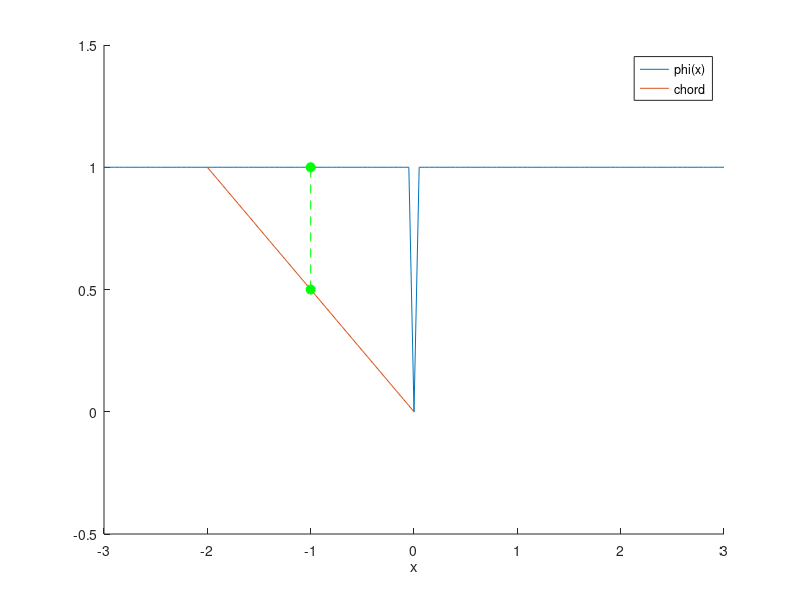

This chart was generated by the following MATLAB code:
clear all;
close all;

x = -3:0.05:3;
phi = x;

for i=1:1:length(x)
   if phi(i) ~= 0
       phi(i) = 1;
   end
end

x_hat = -2:0.05:0;
chord = -0.5 * x_hat;

figure(1);
hold on;

f = plot(x, phi);
g = plot(x_hat, chord);
line([-1 -1], [0.5 1], 'Color', 'green', 'LineStyle', '--');
scatter([-1 -1], [0.5 1], 'MarkerEdgeColor', 'green', 'MarkerFaceColor', 'green', 'LineWidth', 1.5);

axis([-3 3 -0.5 1.5]);
xlabel('x');
legend([f g], 'phi(x)', 'chord');

saveas(figure(1), 'Figures/task8/nonconvex.pdf');